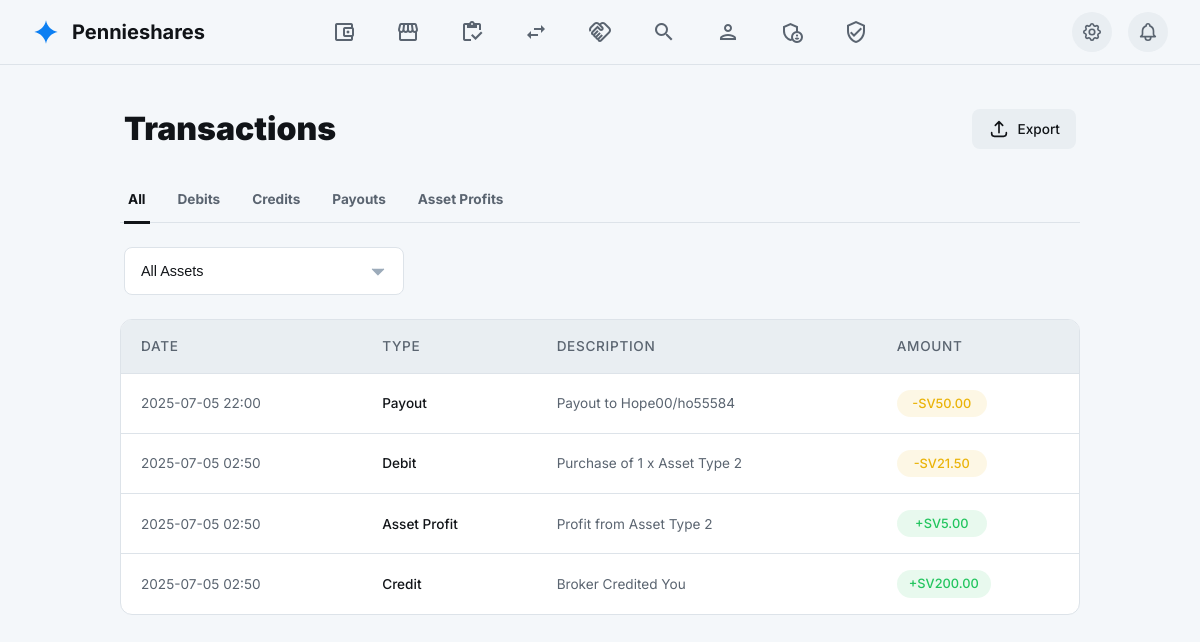
Page /transactions (signed in) on the earlier database version.
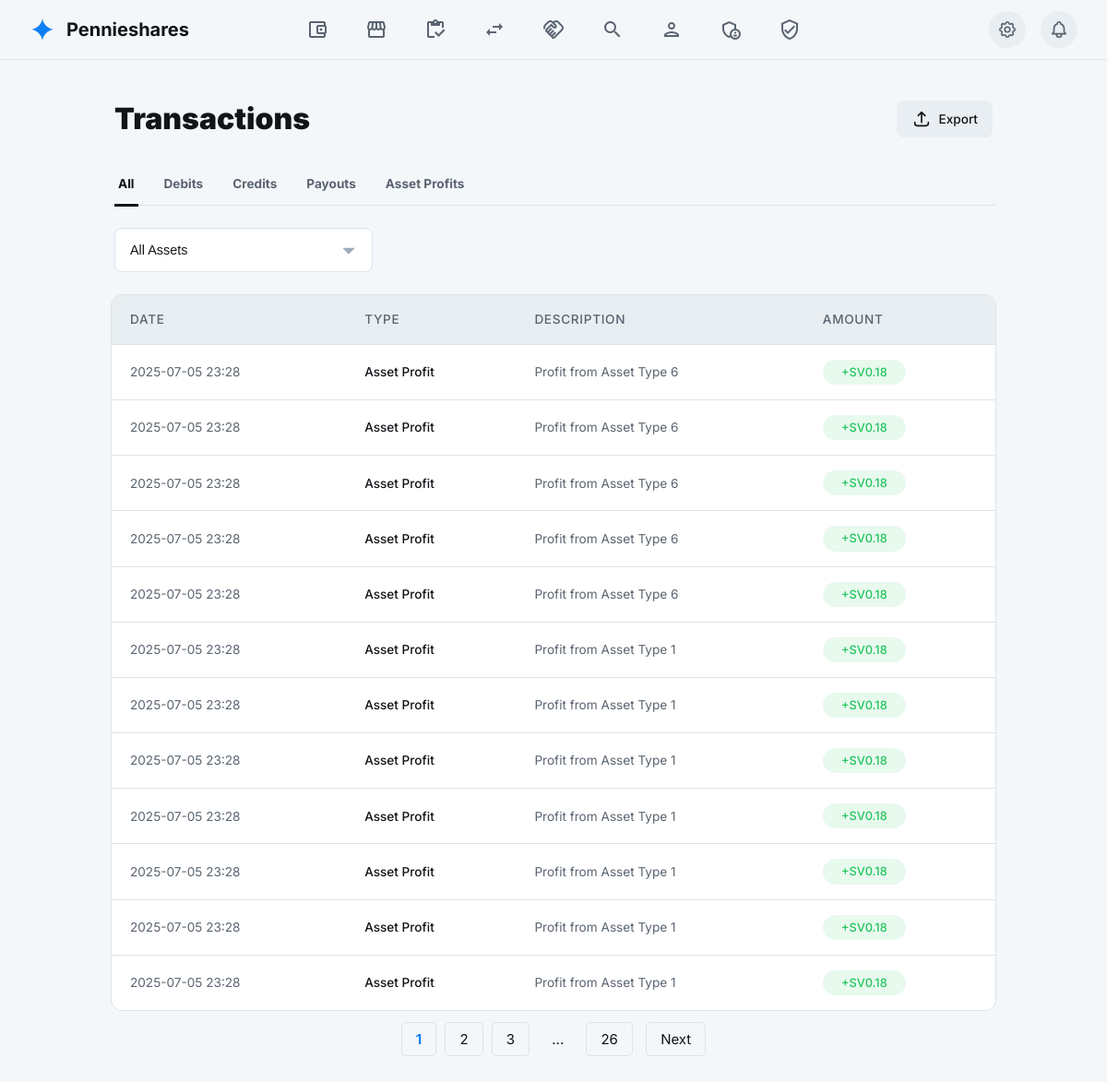
Same page on the later database version.
### tables this page shows
CREATE TABLE wallet_transactions (
        id INTEGER PRIMARY KEY AUTOINCREMENT,
        user_id INTEGER NOT NULL,
        type TEXT NOT NULL, -- e.g., 'credit', 'debit', 'transfer_in', 'transfer_out', 'asset_profit'
        amount DECIMAL(10, 2) NOT NULL,
        description TEXT,
        created_at DATETIME DEFAULT CURRENT_TIMESTAMP,
        FOREIGN KEY(user_id) REFERENCES users(id) ON DELETE CASCADE
    );

### src/functions.php (called while the page is built, shortened)
<?php
function getPaginatedWalletTransactions($pdo, $userId, $limit, $offset, $type = null) {
    $sql = "SELECT * FROM wallet_transactions WHERE user_id = ?";
    $params = [$userId];
    $sql .= " ORDER BY created_at DESC LIMIT ? OFFSET ?";
    $params[] = $limit;
    $params[] = $offset;
    $stmt = $pdo->prepare($sql);
    $stmt->execute($params);
    return $stmt->fetchAll(PDO::FETCH_ASSOC);
}
function getTotalWalletTransactionCount($pdo, $userId, $type = null) {
    $sql = "SELECT COUNT(*) FROM wallet_transactions WHERE user_id = ?";
    $params = [$userId];
    $stmt = $pdo->prepare($sql);
    $stmt->execute($params);
    return $stmt->fetchColumn();
}
?>

### pages/transactions.php (the view, shortened to what this page needs)
<?php
require_once __DIR__ . '/../src/functions.php';
$loggedInUser = $_SESSION['user'];
$loggedInUserId = $loggedInUser['id'];
$transactions_per_page = 12;
$current_page = isset($_GET['page']) && is_numeric($_GET['page']) ? (int)$_GET['page'] : 1;
$offset = ($current_page - 1) * $transactions_per_page;
$filter_type = isset($_GET['type']) ? $_GET['type'] : 'all';
$transactions = getPaginatedWalletTransactions($pdo, $loggedInUserId, $transactions_per_page, $offset, $filter_type);
$total_transactions = getTotalWalletTransactionCount($pdo, $loggedInUserId, $filter_type);
$total_pages = ceil($total_transactions / $transactions_per_page);
require_once __DIR__ . '/../assets/template/intro-template.php';
?>
<main>
    <div class="container">
        <div class="page-header">
            <h1 class="page-title">Transactions</h1>
            <button class="btn" id="export-btn">
                <svg class="icon" xmlns="http://www.w3.org/2000/svg" fill="none" viewBox="0 0 24 24" stroke="currentColor"><path stroke-linecap="round" stroke-linejoin="round" d="M4 16v1a3 3 0 003 3h10a3 3 0 003-3v-1m-4-8l-4-4m0 0L8 8m4-4v12" /></svg>
                <span>Export</span>
            </button>
        </div>
        <div class="tabs-nav" id="tabs-container">
            <a href="?type=all" class="tab-link <?php echo ($filter_type == 'all') ? 'active' : ''; ?>" data-filter="all">All</a>
            <a href="?type=debit" class="tab-link <?php echo ($filter_type == 'debit') ? 'active' : ''; ?>" data-filter="debit">Debits</a>
            <a href="?type=credit" class="tab-link <?php echo ($filter_type == 'credit') ? 'active' : ''; ?>" data-filter="credit">Credits</a>
            <a href="?type=payout" class="tab-link <?php echo ($filter_type == 'payout') ? 'active' : ''; ?>" data-filter="payout">Payouts</a>
            <a href="?type=asset_profit" class="tab-link <?php echo ($filter_type == 'asset_profit') ? 'active' : ''; ?>" data-filter="asset_profit">Asset Profits</a>
        </div>
        <div class="filter-controls">
            <select class="form-select" aria-label="Filter by asset">
                <option value="all">All Assets</option>
            </select>
        </div>
        <div class="table-container">
            <table class="history-table">
                <thead>
                    <tr>
                        <th>Date</th>
                        <th>Type</th>
                        <th>Description</th>
                        <th>Amount</th>
                    </tr>
                </thead>
                <tbody id="history-table-body">
                    <?php foreach ($transactions as $transaction): ?>
                        <tr data-type="<?php echo htmlspecialchars($transaction['type']); ?>">
                            <td><?php echo htmlspecialchars(date('Y-m-d H:i', strtotime($transaction['created_at']))); ?></td>
                            <td class="text-main"><?php echo htmlspecialchars(ucwords(str_replace(['_', 'transfer_in', 'transfer_out'], [' ', 'credit', 'payout'], $transaction['type']))); ?></td>
                            <td><?php echo htmlspecialchars($transaction['description']); ?></td>
                            <td>
                                <span class="status-badge <?php echo htmlspecialchars($transaction['type']); ?>">
                                    <?php echo ($transaction['type'] === 'debit' || $transaction['type'] === 'transfer_out' || $transaction['type'] === 'payout') ? '-' : '+'; ?>SV<?php echo number_format(abs($transaction['amount']), 2); ?>
                                </span>
                            </td>
                        </tr>
                    <?php endforeach; ?>
                </tbody>
            </table>
        </div>
        <div class="pagination" style="margin-top: 20px; text-align: center;">
            <?php if ($total_pages > 1): ?>
                <?php
                $range = 2;
                $start_page = max(1, $current_page - $range);
                $end_page = min($total_pages, $current_page + $range);
                ?>
                <?php for ($i = $start_page; $i <= $end_page; $i++): ?>
                    <a href="?page=<?php echo $i; ?><?php echo ($filter_type !== 'all') ? '&type=' . $filter_type : ''; ?>" style="padding: 8px 15px; border: 1px solid var(--border-color); border-radius: 5px; margin-right: 5px; text-decoration: none; color: <?php echo ($i == $current_page) ? 'var(--accent-color)' : 'var(--text-primary)'; ?>; font-weight: <?php echo ($i == $current_page) ? 'bold' : 'normal'; ?>;"><?php echo $i; ?></a>
                <?php endfor; ?>
                <?php if ($end_page < $total_pages): ?>
                    <?php if ($end_page < $total_pages - 1): ?>
                        <span style="padding: 8px 15px; margin-right: 5px;">...</span>
                    <?php endif; ?>
                    <a href="?page=<?php echo $total_pages; ?><?php echo ($filter_type !== 'all') ? '&type=' . $filter_type : ''; ?>" style="padding: 8px 15px; border: 1px solid var(--border-color); border-radius: 5px; margin-right: 5px; text-decoration: none; color: var(--text-primary);"><?php echo $total_pages; ?></a>
                <?php endif; ?>
                <?php if ($current_page < $total_pages): ?>
                    <a href="?page=<?php echo $current_page + 1; ?><?php echo ($filter_type !== 'all') ? '&type=' . $filter_type : ''; ?>" style="padding: 8px 15px; border: 1px solid var(--border-color); border-radius: 5px; margin-left: 5px; text-decoration: none; color: var(--text-primary);">Next</a>
                <?php endif; ?>
            <?php endif; ?>
        </div>
    </div>
</main>
<?php
require_once __DIR__ . '/../assets/template/end-template.php';
?>

### index.php (shortened to what this page needs)
<?php
$request_uri = trim(parse_url($_SERVER['REQUEST_URI'], PHP_URL_PATH), '/');
$pages = ['home', 'login', 'register', 'dashboard', 'profile', 'profile_view', 'profile_edit', 'find_broker', 'forgot_password', 'reset_password', 'logout', 'delete_account', 'payment', 'admin_verify', 'testup', 'about','stages','faqs', 'idcard', 'assets', 'admin', 'market', 'buy_shares', 'transfer', 'transactions', 'wallet', 'shares', 'loading', 'partner', 'settings', 'api/generate_transaction_history'];
if (in_array($request_uri, $pages)) {
    if ($request_uri === 'api/generate_transaction_history') {
        require "pages/api/generate_transaction_history.php";
    } else {
        require "pages/$request_uri.php";
    }
} else {
    http_response_code(404);
    require 'pages/404.php';
}
?>

### assets/template/intro-template.php (shortened to what this page needs)
<?php
    require_once __DIR__ . '/../../src/functions.php';
?>
<!DOCTYPE html>
<html lang="en" data-theme="light">
  <head>
  </head>
  <body>
    <div class="page-container">
      <header class="main-header">
        <div class="header-brand">
          <svg class="icon" viewBox="0 0 48 48" fill="none" xmlns="http://www.w3.org/2000/svg">
            <path d="M24 4C25.7818 14.2173 33.7827 22.2182 44 24C33.7827 25.7818 25.7818 33.7827 24 44C22.2182 33.7827 14.2173 25.7818 4 24C14.2173 22.2182 22.2182 14.2173 24 4Z" fill="currentColor"></path>
          </svg>
          <h2 class="brand-name">Pennieshares</h2>
        </div>
        <nav class="header-nav-desktop">
          <a href="wallet"><span class="material-icons-outlined">account_balance_wallet</span></a>
          <a href="market"><span class="material-icons-outlined">storefront</span></a>
          <a href="shares"><span class="material-icons-outlined">inventory</span></a>
          <a href="transfer"><span class="material-icons-outlined">swap_horiz</span></a>
          <a href="partner"><span class="material-icons-outlined">handshake</span></a>
          <a href="find_broker"><span class="material-icons-outlined">search</span></a>
          <a href="profile_view"><span class="material-icons-outlined">person</span></a>
          <?php if (isset($_SESSION['user']) && $_SESSION['user']['is_admin'] == 1): ?>
          <a href="admin"><span class="material-icons-outlined">admin_panel_settings</span></a>
          <a href="admin_verify"><span class="material-icons-outlined">verified_user</span></a>
          <?php endif; ?>
        </nav>
        <div class="header-actions">
          <a href="settings" class="action-button" aria-label="Settings">
          </a>
          <a href="transactions" class="action-button notification-bell-container" aria-label="Notifications">
          </a>
        </div>
      </header>
      <main class="main-content">
        <div class="content-wrapper">

### assets/template/end-template.php (shortened to what this page needs)
  </body>
</html>

### assets/template/intro-template.php (style rules this page uses)
:root { --font-primary: 'Inter', 'Noto Sans', sans-serif; --bg-primary-light: #f4f7fa; --bg-secondary-light: #ffffff; --bg-tertiary-light: #e9eef2; --text-primary-light: #111418; --text-secondary-light: #5a6470; --border-color-light: #dde3e9; --accent-color-light: #0c7ff2; --accent-text-light: #ffffff; --bg-primary-dark: #111418; --bg-secondary-dark: #1b2127; --bg-tertiary-dark: #283039; --text-primary-dark: #ffffff; --text-secondary-dark: #9cabba; --border-color-dark: #3b4754; --accent-color-dark: #0c7ff2; --accent-text-dark: #ffffff; --bg-primary: var(--bg-primary-light); --bg-secondary: var(--bg-secondary-light); --bg-tertiary: var(--bg-tertiary-light); --text-primary: var(--text-primary-light); --text-secondary: var(--text-secondary-light); --border-color: var(--border-color-light); --accent-color: var(--accent-color-light); --accent-text: var(--accent-text-light); }
*, *::before, *::after { box-sizing: border-box; margin: 0; padding: 0; }
body { font-family: var(--font-primary); background-color: var(--bg-primary); color: var(--text-primary); min-height: 100vh; font-size: 16px; line-height: 1.5; transition: background-color 0.3s ease, color 0.3s ease; overflow-x: hidden; }
a { text-decoration: none; color: inherit; transition: color 0.2s ease; }
button { font-family: inherit; cursor: pointer; border: none; background: none; color: inherit; }
.icon { width: 24px; height: 24px; stroke-width: 2; display: inline-block; vertical-align: middle; }
.page-container { display: flex; flex-direction: column; min-height: 100vh; }
.main-content { flex-grow: 1; display: flex; justify-content: center; padding: 2rem 1rem; }
.content-wrapper { width: 100%; max-width: 640px; }
.main-header { display: flex; align-items: center; justify-content: space-between; padding: 0.75rem 2rem; border-bottom: 1px solid var(--border-color); background-color: var(--bg-primary); position: sticky; top: 0; z-index: 10; transition: background-color 0.3s ease, border-color 0.3s ease; }
.header-brand { display: flex; align-items: center; gap: 0.75rem; }
.header-brand .icon { width: 28px; height: 28px; color: var(--accent-color); }
.header-brand h2 { font-size: 1.25rem; font-weight: 700; }
.header-nav-desktop { display: none; gap: 2rem; }
.header-nav-desktop a { display: flex; flex-direction: column; align-items: center; justify-content: center; gap: 0.25rem; font-size: 0.9rem; font-weight: 500; }
.header-actions { display: flex; align-items: center; gap: 1rem; }
.action-button { background-color: var(--bg-tertiary); border-radius: 50%; width: 40px; height: 40px; display: flex; align-items: center; justify-content: center; transition: background-color 0.2s ease; }
.action-button .icon { color: var(--text-secondary); }
.notification-bell-container { position: relative; }
@media (min-width: 768px) { .main-header { padding: 1rem 2.5rem; } }
@media (min-width: 768px) { .header-brand h2 { display: block; } }
@media (min-width: 768px) { .header-nav-desktop { display: flex; position: absolute; left: 50%; transform: translateX(-50%); } }
@media (min-width: 768px) { .main-content { padding: 2.5rem; } }

Differences in the rows shown:
no longer on this page (row unchanged): wallet_transactions: created_at "2025-07-05 22:00", type "Payout", description "Payout to Hope00/ho55584", amount "50.00"
no longer on this page (row unchanged): wallet_transactions: created_at "2025-07-05 02:50", type "Debit", description "Purchase of 1 x Asset Type 2", amount "21.50"
no longer on this page (row unchanged): wallet_transactions: created_at "2025-07-05 02:50", type "Asset Profit", description "Profit from Asset Type 2", amount "5.00"
no longer on this page (row unchanged): wallet_transactions: created_at "2025-07-05 02:50", type "Credit", description "Broker Credited You", amount "200.00"
added wallet_transactions: created_at "2025-07-05 23:28", type "Asset Profit", description "Profit from Asset Type 6", amount "0.18"
added wallet_transactions: created_at "2025-07-05 23:28", type "Asset Profit", description "Profit from Asset Type 6", amount "0.18"
added wallet_transactions: created_at "2025-07-05 23:28", type "Asset Profit", description "Profit from Asset Type 6", amount "0.18"
added wallet_transactions: created_at "2025-07-05 23:28", type "Asset Profit", description "Profit from Asset Type 6", amount "0.18"
added wallet_transactions: created_at "2025-07-05 23:28", type "Asset Profit", description "Profit from Asset Type 6", amount "0.18"
added wallet_transactions: created_at "2025-07-05 23:28", type "Asset Profit", description "Profit from Asset Type 1", amount "0.18"
added wallet_transactions: created_at "2025-07-05 23:28", type "Asset Profit", description "Profit from Asset Type 1", amount "0.18"
added wallet_transactions: created_at "2025-07-05 23:28", type "Asset Profit", description "Profit from Asset Type 1", amount "0.18"
added wallet_transactions: created_at "2025-07-05 23:28", type "Asset Profit", description "Profit from Asset Type 1", amount "0.18"
added wallet_transactions: created_at "2025-07-05 23:28", type "Asset Profit", description "Profit from Asset Type 1", amount "0.18"
added wallet_transactions: created_at "2025-07-05 23:28", type "Asset Profit", description "Profit from Asset Type 1", amount "0.18"
added wallet_transactions: created_at "2025-07-05 23:28", type "Asset Profit", description "Profit from Asset Type 1", amount "0.18"
Other differences:
$total_pages: (not shown) → "26"
new list line: "1"
new list line: "2"
new list line: "3"
text now shown: "... Next"
